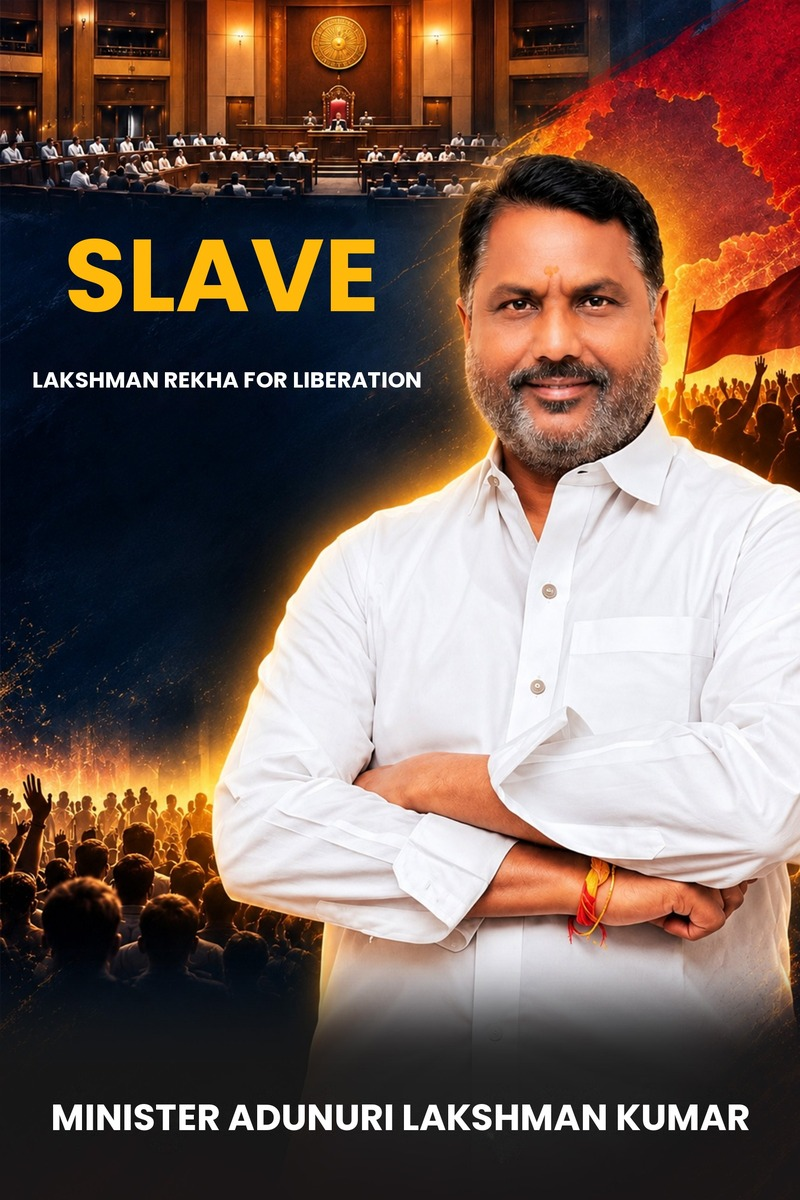
#> input picture assets/madiga/posters/en/adunuri_laxman_kumar.jpg, 800 x 1200 px, found by its file name; its folder holds only this picture in this run
$ python build_all_landscape_banners.py
#> lines starting #> are read from the running program, lines starting #| are printed output that depends on the picture
#> in main, im is the input picture: PIL image 800x1200 RGB; mean R, G, B 119.8, 96.4, 87.2
import os
import cv2
import numpy as np
from PIL import Image, ImageFilter, ImageDraw

def create_cinematic_landscape(poster, target_size=(1920, 1080)):
#> called with target_size = (1920, 1080)
    tw, th = target_size
    pw, ph = poster.size

    # 1. Vertical color profile from the poster
    arr = np.array(poster)
    sample_w = max(1, int(pw * 0.12))
    left_sample = arr[:, :sample_w]
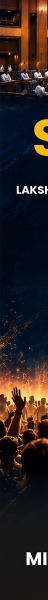
#> left_sample: shape (1200, 96, 3) (shown at 1/2 size); mean R, G, B 42.6, 33.2, 31.8
    row_colors = np.median(left_sample, axis=1) # shape: (ph, 3)
#> row_colors = 1200 rows, first 8: [58, 25.5, 23], [58.5, 23, 21], [59, 23.5, 20], [61, 25, 21], [63, 24, 20], [65.5, 25, 20], [70.5, 27.5, 20], [75.5, 30, 21.5]

    # 2. Synthesize background gradient matching the vertical atmosphere
    bg_gradient = np.zeros((th, tw, 3), dtype=np.uint8)
    for y in range(th):
        src_y = int(y * ph / th)
        bg_gradient[y, :] = row_colors[src_y]
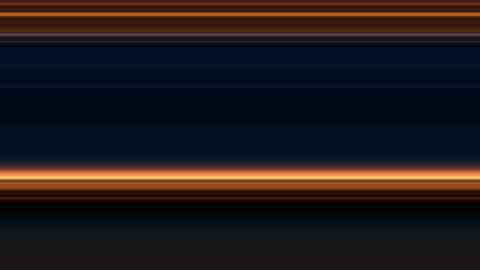
#> bg_gradient: shape (1080, 1920, 3) (shown at 1/4 size); mean of channels 0, 1, 2 32.9, 25.3, 27.2; drawn as R, G, B

    bg_img = Image.fromarray(bg_gradient).filter(ImageFilter.GaussianBlur(38))

    # 3. Fit poster height into 1040 (20px safe padding top and bottom)
    sub_h = 1040
    sub_w = int(sub_h * (pw / ph))
    subject = poster.resize((sub_w, sub_h), Image.Resampling.LANCZOS)

    # 4. Position subject: centered in the right half of the 1920 frame
    # Center of right half (960 to 1920) is 1440
    sub_x = 1440 - (sub_w // 2)
    sub_y = (th - sub_h) // 2

    # 5. Soft feather on the left edge of the poster so it blends naturally
    mask = Image.new('L', (sub_w, sub_h), 255)
#> mask: PIL image 693x1040 L; every value is 255
    feather = 45
    for x in range(feather):
        a = int(255 * (x / feather))
        for y in range(sub_h):
            mask.putpixel((x, y), a)
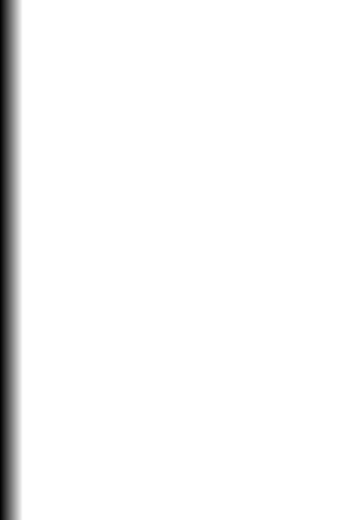
#> mask: PIL image 693x1040 L (shown at 1/2 size); min 0, max 255, mean 246.5

    # 6. Soft drop shadow behind subject
    shadow = Image.new('RGBA', (sub_w + 30, sub_h + 30), (0, 0, 0, 0))
#> shadow: PIL image 723x1070 RGBA; every value is 0
    s_draw = ImageDraw.Draw(shadow)
    s_draw.rectangle([15, 15, sub_w + 15, sub_h + 15], fill=(0, 0, 0, 160))
    shadow = shadow.filter(ImageFilter.GaussianBlur(15))
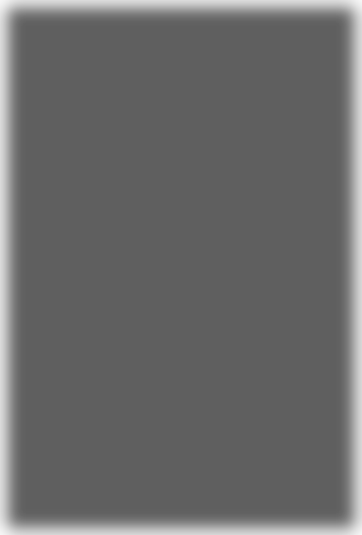
#> shadow: PIL image 723x1070 RGBA (shown at 1/2 size); mean R, G, B, A 0, 0, 0, 148.8; transparent parts drawn white

    bg_img.paste(shadow, (sub_x - 15, sub_y - 15), shadow)
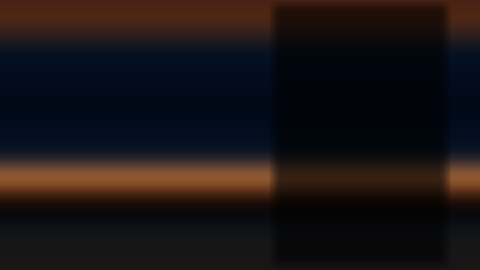
#> bg_img: PIL image 1920x1080 RGB (shown at 1/4 size); mean R, G, B 25.7, 19.7, 21.3
    bg_img.paste(subject, (sub_x, sub_y), mask)

    # 7. Smooth dark vignette on the left (x: 0 to 880) for hero text readability
    left_vignette = Image.new('RGBA', (tw, th), (0, 0, 0, 0))
#> left_vignette: PIL image 1920x1080 RGBA; every value is 0
    for x in range(int(tw * 0.46)):
        alpha = int(210 * (1.0 - (x / (tw * 0.46)))**1.4)
        for y in range(th):
            left_vignette.putpixel((x, y), (8, 8, 10, alpha))
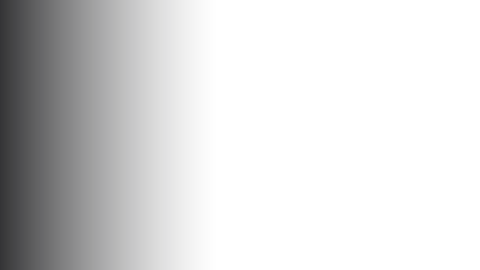
#> left_vignette: PIL image 1920x1080 RGBA (shown at 1/4 size); mean R, G, B, A 3.7, 3.7, 4.6, 40.1; transparent parts drawn white

    final_banner = Image.alpha_composite(bg_img.convert('RGBA'), left_vignette).convert('RGB')
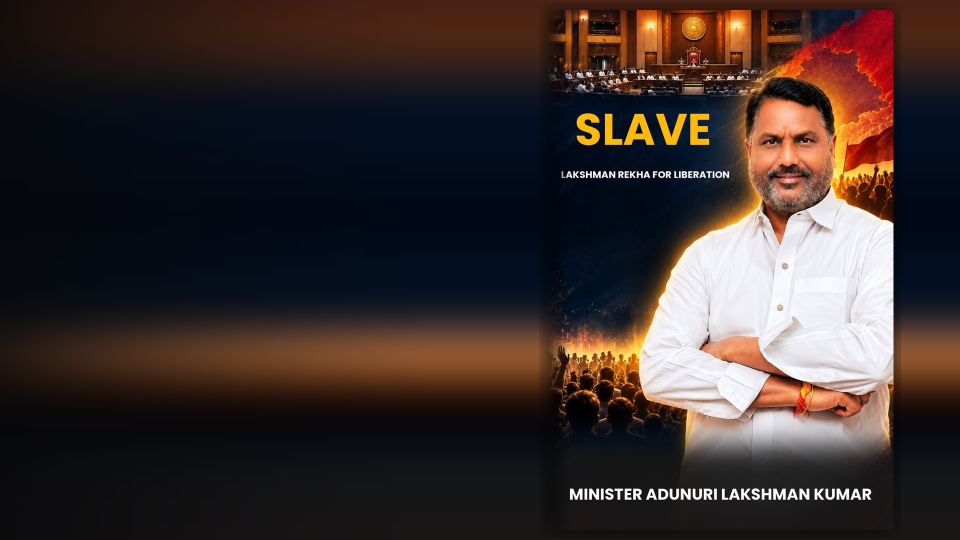
#> final_banner: PIL image 1920x1080 RGB (shown at 1/2 size); mean R, G, B 58.9, 47, 45
    return final_banner

def main():
    posters_en_dir = 'assets/madiga/posters/en'
    banners_en_dir = 'assets/madiga/banners/en'
    posters_te_dir = 'assets/madiga/posters/te'
    banners_te_dir = 'assets/madiga/banners/te'

    os.makedirs(banners_en_dir, exist_ok=True)
    os.makedirs(banners_te_dir, exist_ok=True)

    all_files = sorted(os.listdir(posters_en_dir))
    print(f"Processing {len(all_files)} titles for EN and TE...")

    for idx, fname in enumerate(all_files):
        base_slug = os.path.splitext(fname)[0]
        banner_name = f"{base_slug}_banner.jpg"

        # English
        src_en = os.path.join(posters_en_dir, fname)
        dst_en = os.path.join(banners_en_dir, banner_name)
        if os.path.exists(src_en):
            im = Image.open(src_en)
            b = create_cinematic_landscape(im)
            b.save(dst_en, quality=95)

        # Telugu
        src_te = os.path.join(posters_te_dir, fname)
        dst_te = os.path.join(banners_te_dir, banner_name)
        if os.path.exists(src_te):
            im = Image.open(src_te)
            b = create_cinematic_landscape(im)
            b.save(dst_te, quality=95)

        print(f"[{idx+1}/{len(all_files)}] Processed {base_slug}")

    print("ALL 60 LANDSCAPE BANNERS SUCCESSFULLY GENERATED AT STUDIO QUALITY!")

if __name__ == '__main__':
    main()

$ run again, on assets/madiga/posters/en/kondru_pushpaleela.jpg
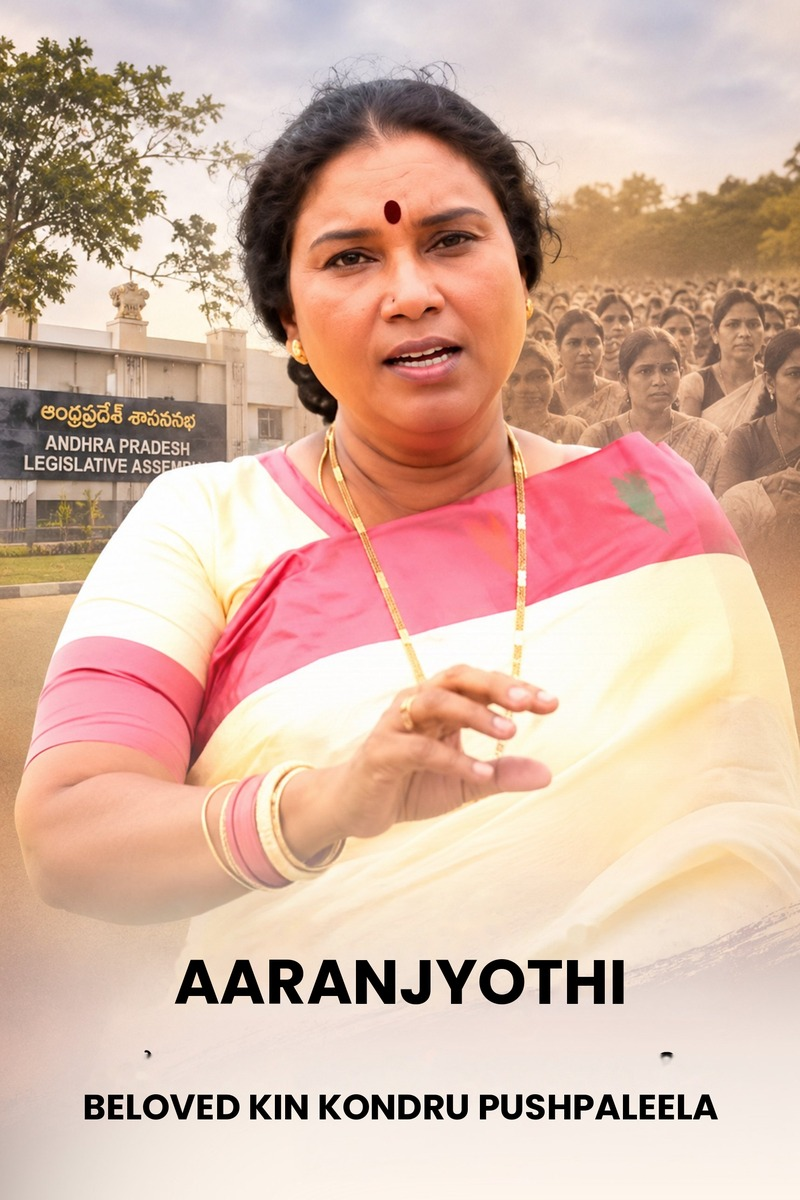
#> input picture assets/madiga/posters/en/kondru_pushpaleela.jpg, 800 x 1200 px, found by its file name
#> in main, im is the input picture: PIL image 800x1200 RGB; mean R, G, B 214.3, 180.4, 163.8
#> in create_cinematic_landscape, `left_sample = arr[:, :sample_w]`:
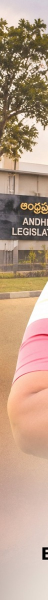
#> left_sample: shape (1200, 96, 3) (shown at 1/2 size); mean R, G, B 187.5, 158.8, 137.9
#> row_colors = 1200 rows, first 8: [215, 206, 213], [214.5, 206, 213], [215.5, 206, 213], [215, 206, 213], [215, 206, 213], [216, 206, 213], [216, 206, 213], [216, 207, 213]
#> in create_cinematic_landscape, `final_banner = Image.alpha_composite(bg_img.convert('RGBA'), left_vign..`:
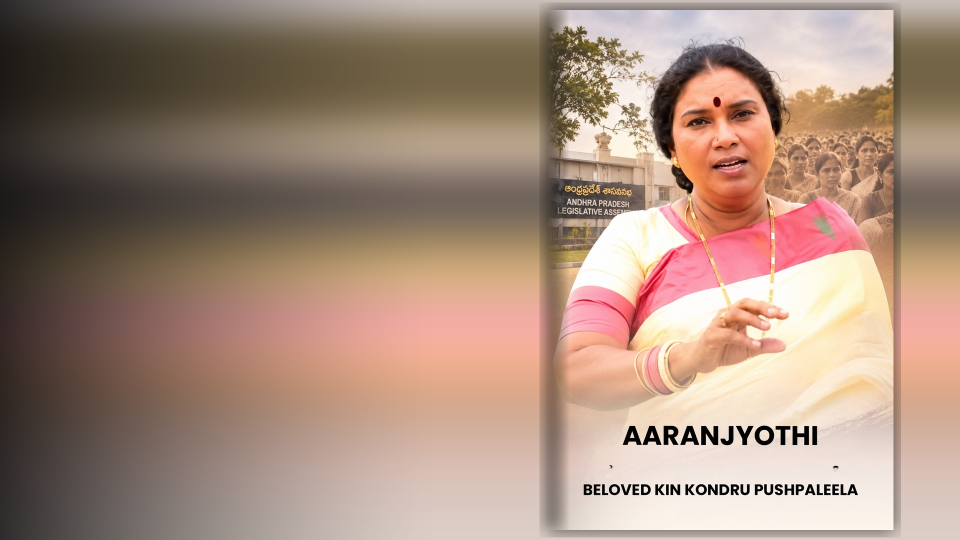
#> final_banner: PIL image 1920x1080 RGB (shown at 1/2 size); mean R, G, B 165.8, 139.5, 123.9

$ run again, on assets/madiga/posters/en/ks_jawahar.jpg
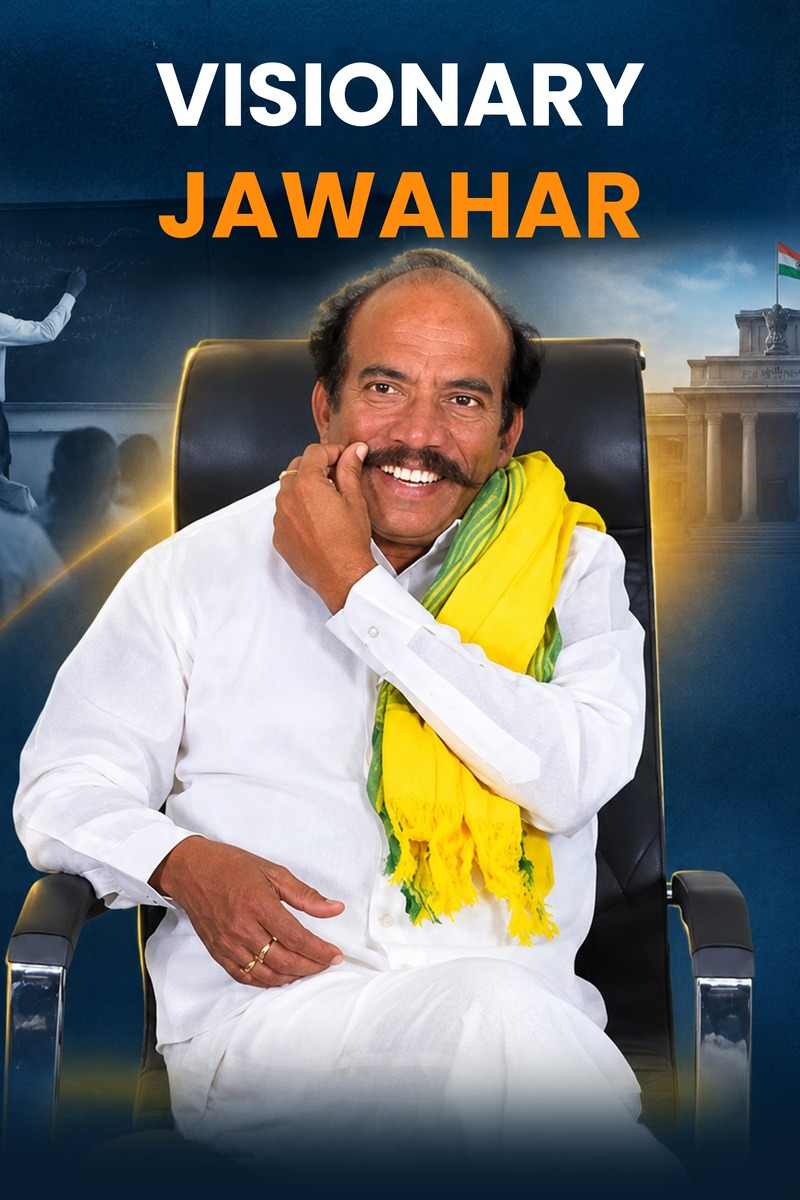
#> input picture assets/madiga/posters/en/ks_jawahar.jpg, 800 x 1200 px, found by its file name
#> in main, im is the input picture: PIL image 800x1200 RGB; mean R, G, B 111.1, 114, 111.7
#> in create_cinematic_landscape, `left_sample = arr[:, :sample_w]`:
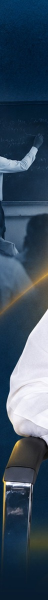
#> left_sample: shape (1200, 96, 3) (shown at 1/2 size); mean R, G, B 58.1, 76.9, 94.6
#> row_colors = 1200 rows, first 8: [3, 55.5, 94], [2.5, 55, 93], [3, 54, 93], [3, 55, 94], [3, 54, 93], [3, 53, 92.5], [3, 53.5, 93], [4, 53.5, 93]
#> in create_cinematic_landscape, `final_banner = Image.alpha_composite(bg_img.convert('RGBA'), left_vign..`:
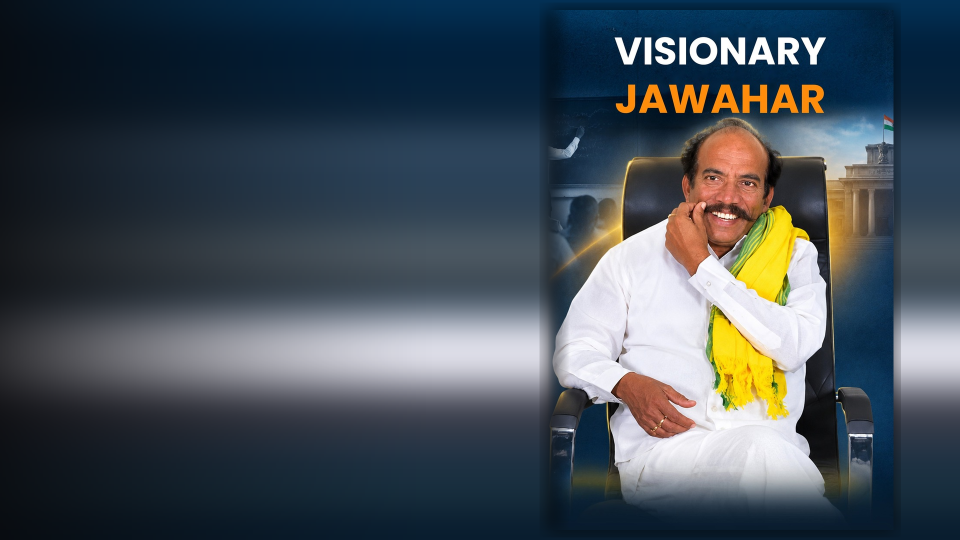
#> final_banner: PIL image 1920x1080 RGB (shown at 1/2 size); mean R, G, B 68.4, 78.2, 86.6
